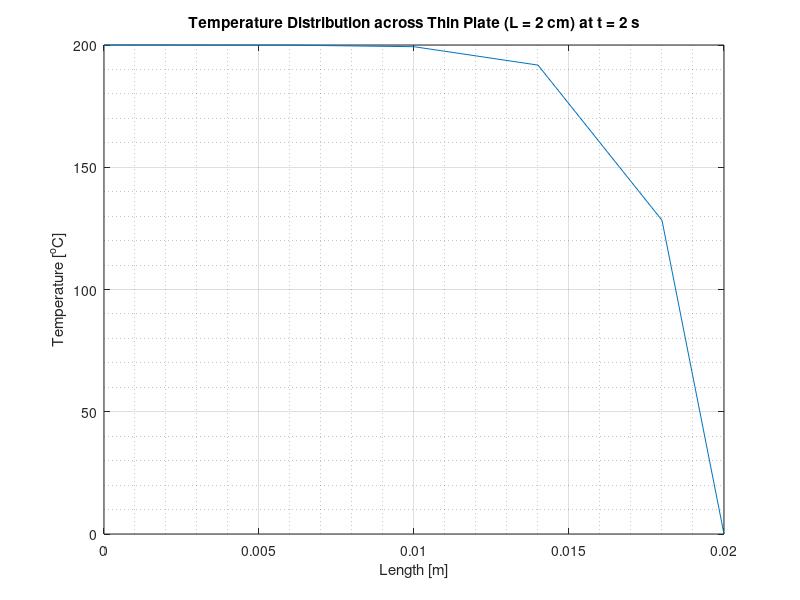

Write MATLAB code to recreate this figure.
clc
clear all
close all

A=[2125 -125 0 0 0
   -125 2250 -125 0 0
   0 -125 2250 -125 0
   0 0 -125 2250 -125
   0 0 0 -125 2375];%Coefficient Matrix for Ax=B

To=[199.999569147615	199.992675509460	199.868590022671	197.641944898624	157.686418152559]';%Update with the row vector of x from Workspace
B=[1875*To(1)+125*To(2)
    125*To(1)+1750*To(2)+125*To(3)
    125*To(2)+1750*To(3)+125*To(4)
    125*To(3)+1750*To(4)+125*To(5)
    124*To(4)+1625*To(5)]%Column Vector

x=A\B;%Solve Linear System
x=x';%Convert to row vector form

L=[0 0.002 0.006 0.010 0.014 0.018 0.02]';
T=[200 x 0]';
    
plot(L, T)
title('Temperature Distribution across Thin Plate (L = 2 cm) at t = 2 s')
xlabel('Length [m]')
ylabel('Temperature [^oC]')
grid on
grid minor